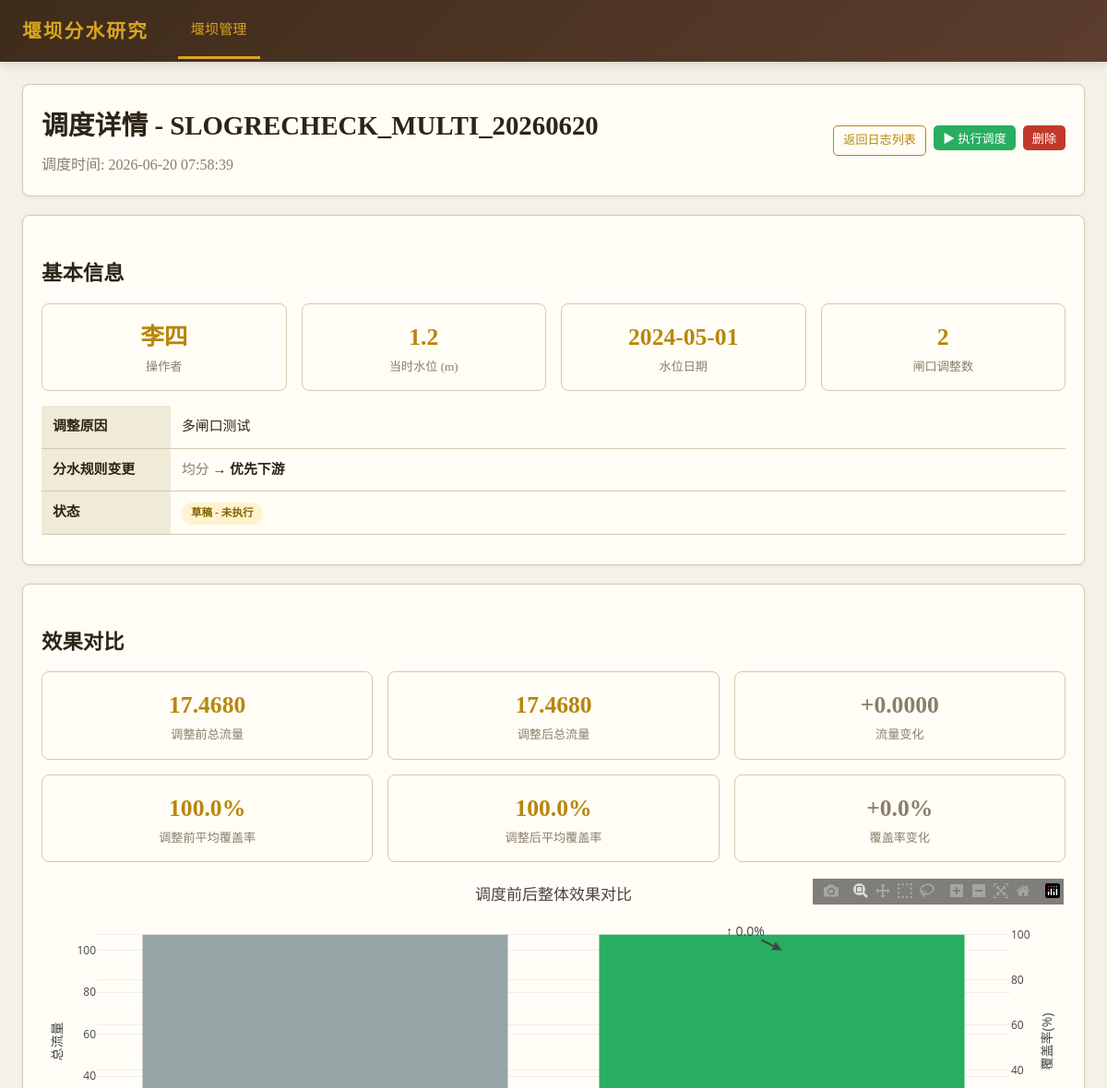
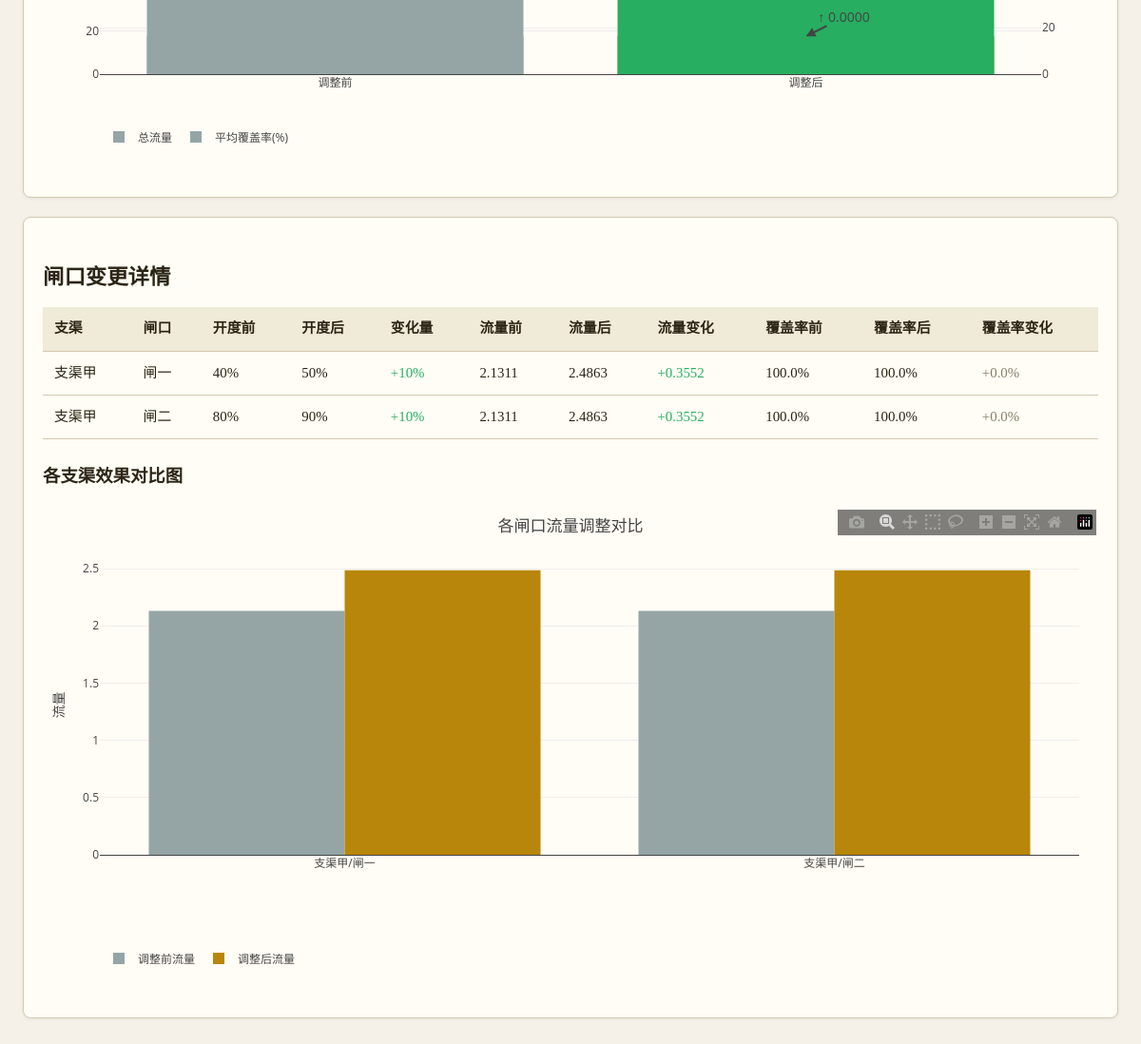
Page /weirs/3/schedule-logs/1 on the committed database (2 pictures, top to bottom).
### tables this page shows
CREATE TABLE weirs (
            id INTEGER PRIMARY KEY AUTOINCREMENT,
            name TEXT NOT NULL,
            location TEXT DEFAULT '',
            description TEXT DEFAULT ''
        );

CREATE TABLE schedule_logs (
            id INTEGER PRIMARY KEY AUTOINCREMENT,
            weir_id INTEGER NOT NULL,
            scheme_id INTEGER,
            operator TEXT NOT NULL DEFAULT '系统管理员',
            adjust_time TIMESTAMP NOT NULL DEFAULT CURRENT_TIMESTAMP,
            adjust_reason TEXT NOT NULL,
            water_level REAL DEFAULT 0,
            water_level_date TEXT,
            rule_before TEXT,
            rule_after TEXT,
            total_flow_before REAL DEFAULT 0,
            total_flow_after REAL DEFAULT 0,
            avg_coverage_before REAL DEFAULT 0,
            avg_coverage_after REAL DEFAULT 0,
            published INTEGER NOT NULL DEFAULT 0,
            published_at TIMESTAMP,
            notes TEXT DEFAULT '',
            FOREIGN KEY (weir_id) REFERENCES weirs(id) ON DELETE CASCADE,
            FOREIGN KEY (scheme_id) REFERENCES schemes(id) ON DELETE SET NULL
        );

CREATE TABLE gate_changes (
            id INTEGER PRIMARY KEY AUTOINCREMENT,
            schedule_log_id INTEGER NOT NULL,
            gate_id INTEGER,
            branch_canal_id INTEGER NOT NULL,
            branch_canal_name TEXT NOT NULL,
            gate_name TEXT NOT NULL,
            opening_before INTEGER NOT NULL,
            opening_after INTEGER NOT NULL,
            flow_before REAL DEFAULT 0,
            flow_after REAL DEFAULT 0,
            coverage_before REAL DEFAULT 0,
            coverage_after REAL DEFAULT 0,
            FOREIGN KEY (schedule_log_id) REFERENCES schedule_logs(id) ON DELETE CASCADE,
            FOREIGN KEY (gate_id) REFERENCES gates(id) ON DELETE SET NULL,
            FOREIGN KEY (branch_canal_id) REFERENCES branch_canals(id) ON DELETE CASCADE
        );

### app/routers/schedule_logs.py (the view)
@router.get("/weirs/{weir_id}/schedule-logs/{log_id}", response_class=HTMLResponse)
def schedule_log_detail(request: Request, weir_id: int, log_id: int):
    db = get_db()
    weir = db.execute("SELECT * FROM weirs WHERE id = ?", (weir_id,)).fetchone()
    if not weir:
        db.close()
        raise HTTPException(status_code=404, detail="堰坝不存在")
    log_raw = db.execute(
        """
        SELECT sl.*, s.name as scheme_name, s.status as scheme_status
        FROM schedule_logs sl
        LEFT JOIN schemes s ON sl.scheme_id = s.id
        WHERE sl.id = ? AND sl.weir_id = ?
        """,
        (log_id, weir_id),
    ).fetchone()
    if not log_raw:
        db.close()
        raise HTTPException(status_code=404, detail="调度日志不存在")
    log = dict(log_raw)
    gate_changes_raw = db.execute(
        "SELECT * FROM gate_changes WHERE schedule_log_id = ? ORDER BY id",
        (log_id,),
    ).fetchall()
    gate_changes = [dict(gc) for gc in gate_changes_raw]
    main_canals_raw = db.execute(
        "SELECT * FROM main_canals WHERE weir_id = ?", (weir_id,)
    ).fetchall()
    main_canals = [dict(mc) for mc in main_canals_raw]
    db.close()
    return getattr(request.app.state, "templates", None).TemplateResponse(
        request,
        "schedule_log_detail.html",
        {
            "weir": dict(weir),
            "log": log,
            "gate_changes": gate_changes,
            "main_canals": main_canals,
            "rule_labels": RULE_LABELS,
        },
    )

### app/templates/schedule_log_detail.html (shortened to what this page needs)
{% extends "base.html" %}
{% block nav_weirs %}class="active"{% endblock %}
{% block content %}
<div class="card">
    <div style="display: flex; justify-content: space-between; align-items: center; flex-wrap: wrap; gap: 12px;">
        <div>
            <h1 style="margin-bottom: 4px;">调度详情 - {{ weir.name }}</h1>
            <p style="color: var(--muted);">调度时间: {{ log.adjust_time }}</p>
        </div>
        <div class="action-bar">
            <a href="/weirs/{{ weir.id }}/schedule-logs" class="btn btn-sm btn-outline">返回日志列表</a>
            {% if not log.published %}
            <form method="post" action="/weirs/{{ weir.id }}/schedule-logs/{{ log.id }}/apply" style="display: inline;" onsubmit="return confirm('确定要执行此调度吗？这将更新所有相关闸口的开度设置。');">
                <button type="submit" class="btn btn-sm btn-success">▶ 执行调度</button>
            </form>
            {% endif %}
            <form method="post" action="/weirs/{{ weir.id }}/schedule-logs/{{ log.id }}/delete" style="display: inline;" onsubmit="return confirm('确定要删除这条日志吗？此操作不可撤销。');">
                <button type="submit" class="btn btn-sm btn-danger">删除</button>
            </form>
        </div>
    </div>
</div>
<div class="card">
    <h2>基本信息</h2>
    <div class="stat-row">
        <div class="stat-card">
            <div class="stat-value">{{ log.operator }}</div>
            <div class="stat-label">操作者</div>
        </div>
        <div class="stat-card">
            <div class="stat-value">{{ log.water_level }}</div>
            <div class="stat-label">当时水位 (m)</div>
        </div>
        <div class="stat-card">
            <div class="stat-value">{{ log.water_level_date or '-' }}</div>
            <div class="stat-label">水位日期</div>
        </div>
        <div class="stat-card">
            <div class="stat-value">{{ gate_changes|length }}</div>
            <div class="stat-label">闸口调整数</div>
        </div>
    </div>
    <table>
        <tr>
            <th style="width: 140px;">调整原因</th>
            <td>{{ log.adjust_reason }}</td>
        </tr>
        <tr>
            <th>分水规则变更</th>
            <td>
                <span style="color: var(--muted);">{{ rule_labels.get(log.rule_before, log.rule_before) }}</span>
                → <strong>{{ rule_labels.get(log.rule_after, log.rule_after) }}</strong>
            </td>
        </tr>
        <tr>
            <th>状态</th>
            <td>
                {% if log.published %}
                <span class="badge badge-published">已发布执行</span>
                {% else %}
                <span class="badge badge-draft">草稿 - 未执行</span>
                {% endif %}
            </td>
        </tr>
    </table>
</div>
<div class="card">
    <h2>效果对比</h2>
    <div class="stat-row">
        <div class="stat-card">
            <div class="stat-value">{{ "%.4f"|format(log.total_flow_before) }}</div>
            <div class="stat-label">调整前总流量</div>
        </div>
        <div class="stat-card">
            <div class="stat-value">{{ "%.4f"|format(log.total_flow_after) }}</div>
            <div class="stat-label">调整后总流量</div>
        </div>
        <div class="stat-card">
            {% set flow_delta = log.total_flow_after - log.total_flow_before %}
            <div class="stat-value" style="color: {% if flow_delta > 0 %}var(--success){% elif flow_delta < 0 %}var(--danger){% else %}var(--muted){% endif %};">
                {{ "%+.4f"|format(flow_delta) }}
            </div>
            <div class="stat-label">流量变化</div>
        </div>
    </div>
    <div class="stat-row">
        <div class="stat-card">
            <div class="stat-value">{{ "%.1f"|format(log.avg_coverage_before * 100) }}%</div>
            <div class="stat-label">调整前平均覆盖率</div>
        </div>
        <div class="stat-card">
            <div class="stat-value">{{ "%.1f"|format(log.avg_coverage_after * 100) }}%</div>
            <div class="stat-label">调整后平均覆盖率</div>
        </div>
        <div class="stat-card">
            {% set cov_delta = log.avg_coverage_after - log.avg_coverage_before %}
            <div class="stat-value" style="color: {% if cov_delta > 0 %}var(--success){% elif cov_delta < 0 %}var(--danger){% else %}var(--muted){% endif %};">
                {{ "%+.1f"|format(cov_delta * 100) }}%
            </div>
            <div class="stat-label">覆盖率变化</div>
        </div>
    </div>
    <div id="comparisonChart" class="chart-container"></div>
</div>
<div class="card">
    <h2>闸口变更详情</h2>
    {% if gate_changes %}
    <table>
        <thead>
            <tr>
                <th>支渠</th>
                <th>闸口</th>
                <th>开度前</th>
                <th>开度后</th>
                <th>变化量</th>
                <th>流量前</th>
                <th>流量后</th>
                <th>流量变化</th>
                <th>覆盖率前</th>
                <th>覆盖率后</th>
                <th>覆盖率变化</th>
            </tr>
        </thead>
        <tbody>
            {% for gc in gate_changes %}
            {% set opening_delta = gc.opening_after - gc.opening_before %}
            {% set flow_delta = gc.flow_after - gc.flow_before %}
            {% set cov_delta = gc.coverage_after - gc.coverage_before %}
            <tr>
                <td>{{ gc.branch_canal_name }}</td>
                <td>{{ gc.gate_name }}</td>
                <td>{{ gc.opening_before }}%</td>
                <td>{{ gc.opening_after }}%</td>
                <td>
                    <span style="color: {% if opening_delta > 0 %}var(--success){% elif opening_delta < 0 %}var(--danger){% else %}var(--muted){% endif %};">
                        {{ "%+d"|format(opening_delta) }}%
                    </span>
                </td>
                <td>{{ "%.4f"|format(gc.flow_before) }}</td>
                <td>{{ "%.4f"|format(gc.flow_after) }}</td>
                <td>
                    <span style="color: {% if flow_delta > 0 %}var(--success){% elif flow_delta < 0 %}var(--danger){% else %}var(--muted){% endif %};">
                        {{ "%+.4f"|format(flow_delta) }}
                    </span>
                </td>
                <td>{{ "%.1f"|format(gc.coverage_before * 100) }}%</td>
                <td>{{ "%.1f"|format(gc.coverage_after * 100) }}%</td>
                <td>
                    <span style="color: {% if cov_delta > 0 %}var(--success){% elif cov_delta < 0 %}var(--danger){% else %}var(--muted){% endif %};">
                        {{ "%+.1f"|format(cov_delta * 100) }}%
                    </span>
                </td>
            </tr>
            {% endfor %}
        </tbody>
    </table>
    <h3 style="margin-top: 24px;">各支渠效果对比图</h3>
    <div id="branchChart" class="chart-container"></div>
    {% else %}
    <div class="empty-state">
        <div class="icon">📭</div>
        <p>本次调度没有闸口变更记录</p>
    </div>
    {% endif %}
</div>
{% endblock %}

### app/templates/base.html (style rules this page uses)
:root { --bg: #f5f0e8; --fg: #2c2416; --muted: #8a7e6b; --accent: #b8860b; --accent-light: #daa520; --card: #fffdf5; --border: #d4c9b0; --danger: #c0392b; --success: #27ae60; --info: #2980b9; }
* { margin: 0; padding: 0; box-sizing: border-box; }
body { font-family: "Noto Serif SC", "Songti SC", Georgia, serif; background: var(--bg); color: var(--fg); line-height: 1.7; }
h1 { font-size: 1.8em; margin-bottom: 16px; color: var(--fg); }
h2 { font-size: 1.4em; margin: 24px 0 12px; color: var(--fg); }
h3 { font-size: 1.15em; margin: 16px 0 8px; color: var(--fg); }
.card { background: var(--card); border: 1px solid var(--border); border-radius: 8px; padding: 20px; margin-bottom: 20px; box-shadow: 0 1px 4px rgba(0,0,0,0.06); }
table { width: 100%; border-collapse: collapse; margin: 12px 0; }
th, td { padding: 10px 12px; text-align: left; border-bottom: 1px solid var(--border); font-size: 0.93em; }
th { background: #f0ead8; font-weight: 600; color: var(--fg); }
.btn { display: inline-block; padding: 8px 18px; border: none; border-radius: 5px; font-size: 0.9em; cursor: pointer; text-decoration: none; transition: all 0.2s; font-family: inherit; }
.btn-danger { background: var(--danger); color: #fff; }
.btn-success { background: var(--success); color: #fff; }
.btn-sm { padding: 4px 10px; font-size: 0.82em; }
.btn-outline { background: transparent; border: 1px solid var(--accent); color: var(--accent); }
form { display: inline; }
.badge { display: inline-block; padding: 2px 10px; border-radius: 12px; font-size: 0.78em; font-weight: 600; }
.badge-draft { background: #fef3cd; color: #856404; }
.chart-container { width: 100%; min-height: 400px; margin: 16px 0; }
.action-bar { display: flex; gap: 8px; flex-wrap: wrap; margin: 12px 0; }
.stat-row { display: flex; gap: 16px; flex-wrap: wrap; margin-bottom: 16px; }
.stat-card { flex: 1; min-width: 140px; background: var(--card); border: 1px solid var(--border); border-radius: 8px; padding: 14px; text-align: center; }
.stat-card .stat-value { font-size: 1.6em; font-weight: 700; color: var(--accent); }
.stat-card .stat-label { font-size: 0.82em; color: var(--muted); }

### rows in the picture
weirs: name "SLOGRECHECK_MULTI_20260620"
schedule_logs: adjust_time "2026-06-20 07:58:39", operator "李四", water_level "1.2", water_level_date "2024-05-01", adjust_reason "多闸口测试", get "均分", get "优先下游", total_flow_before "17.4680", total_flow_after "17.4680", log.avg_coverage_before*100 "100.0", log.avg_coverage_after*100 "100.0"
gate_changes: branch_canal_name "支渠甲", gate_name "闸一", opening_before "40", opening_after "50", opening_delta "+10", flow_before "2.1311", flow_after "2.4863", flow_delta "+0.3552", gc.coverage_before*100 "100.0", gc.coverage_after*100 "100.0", cov_delta "+0.0"
gate_changes: branch_canal_name "支渠甲", gate_name "闸二", opening_before "80", opening_after "90", opening_delta "+10", flow_before "2.1311", flow_after "2.4863", flow_delta "+0.3552", gc.coverage_before*100 "100.0", gc.coverage_after*100 "100.0", cov_delta "+0.0"

### other values in the picture
{{ gate_changes|length }} "2"
{{ "%+.4f"|format(flow_delta) }} "+0.0000"
{{ "%+.1f"|format(cov_delta * 100) }} "+0.0"
